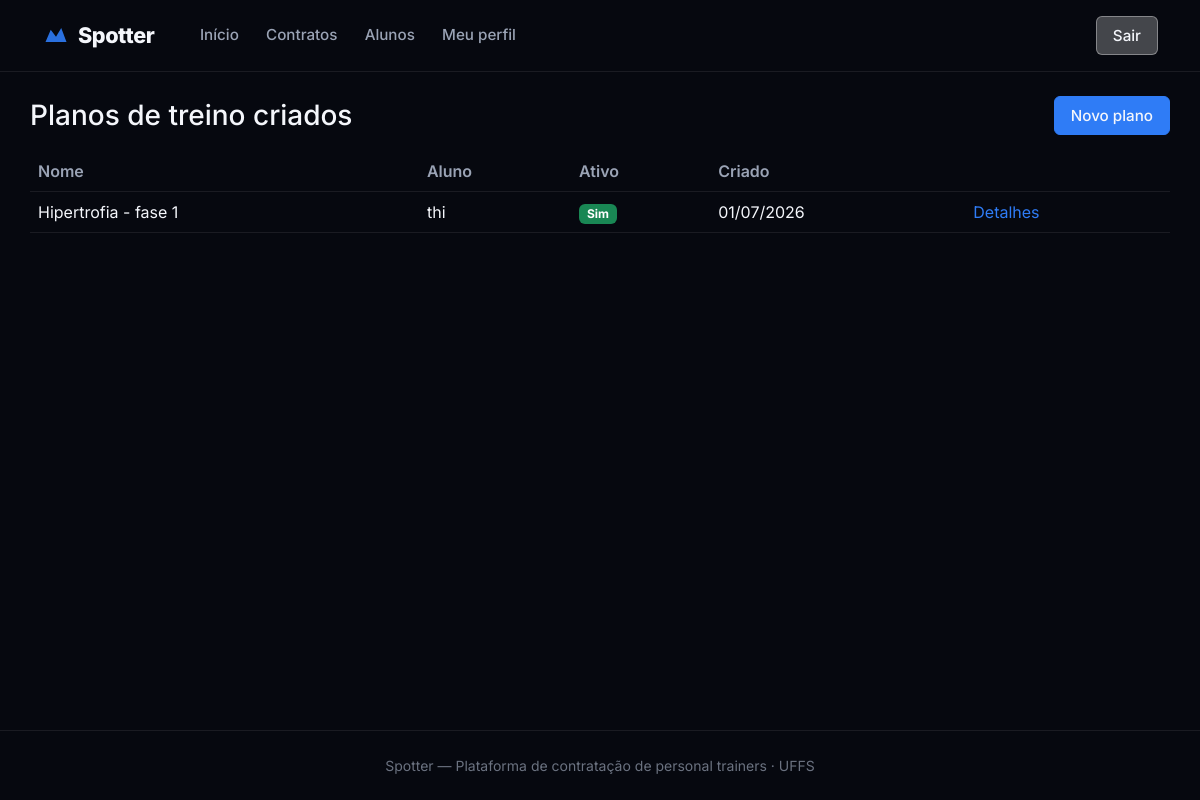
Screenshot of /personal/planos/ (signed in) with the database file from the repository.
### core/models/plano_treino.py (models this page shows, shortened)
class PlanoTreino(models.Model):
    contrato = models.ForeignKey(
        Contrato,
        on_delete=models.CASCADE,
        related_name="planos",
    )
    codigo = models.PositiveIntegerField(editable=False, default=0)
    nome = models.CharField(max_length=150)
    descricao = models.TextField(blank=True)
    ativo = models.BooleanField(default=True)
    criado_em = models.DateTimeField(auto_now_add=True)
    atualizado_em = models.DateTimeField(auto_now=True)
    objects = PlanoTreinoManager()
    class Meta:
        verbose_name = "Plano de Treino"
        verbose_name_plural = "Planos de Treino"
        ordering = ["-criado_em"]
        unique_together = ("contrato", "codigo")
        app_label = "core"

### core/models/contrato.py (models this page shows, shortened)
class Contrato(models.Model):
    STATUS_PENDENTE = "pendente"
    STATUS_ATIVO = "ativo"
    STATUS_ENCERRADO = "encerrado"
    STATUS_RECUSADO = "recusado"
    STATUS_CHOICES = [
        (STATUS_PENDENTE, "Pendente"),
        (STATUS_ATIVO, "Ativo"),
        (STATUS_ENCERRADO, "Encerrado"),
        (STATUS_RECUSADO, "Recusado"),
    ]
    personal = models.ForeignKey(
        PerfilPersonal,
        on_delete=models.PROTECT,
        related_name="contratos",
    )
    aluno = models.ForeignKey(
        PerfilAluno,
        on_delete=models.PROTECT,
        related_name="contratos",
    )
    codigo = models.PositiveIntegerField(editable=False, default=0)
    status = models.CharField(
        max_length=12,
        choices=STATUS_CHOICES,
        default=STATUS_PENDENTE,
    )
    criado_em = models.DateTimeField(auto_now_add=True)
    aceito_em = models.DateTimeField(null=True, blank=True)
    encerrado_em = models.DateTimeField(null=True, blank=True)
    objects = ContratoManager()
    class Meta:
        verbose_name = "Contrato"
        verbose_name_plural = "Contratos"
        unique_together = ("personal", "aluno", "codigo")
        app_label = "core"

### core/models/perfil_aluno.py (models this page shows, shortened)
class PerfilAluno(models.Model):
    NIVEL_CHOICES = [
        ("iniciante", "Iniciante"),
        ("intermediario", "Intermediário"),
        ("avancado", "Avançado"),
    ]
    usuario = models.OneToOneField(
        Usuario,
        on_delete=models.CASCADE,
        related_name="perfil_aluno",
        limit_choices_to={"tipo": Usuario.ALUNO},
    )
    objetivos = models.TextField(blank=True)
    nivel_condicionamento = models.CharField(
        max_length=15,
        choices=NIVEL_CHOICES,
        default="iniciante",
    )
    historico_lesoes = models.TextField(blank=True)
    restricoes_fisicas = models.TextField(blank=True)
    disponibilidade = models.TextField(
        blank=True,
        help_text="Ex: manhãs, seg/qua/sex",
    )
    class Meta:
        verbose_name = "Perfil Aluno"
        verbose_name_plural = "Perfis Aluno"

### core/models/usuario.py (models this page shows, shortened)
class Usuario(AbstractBaseUser, PermissionsMixin):
    ALUNO = "aluno"
    PERSONAL = "personal"
    ADMIN = "admin"
    TIPO_CHOICES = [
        (ALUNO, "Aluno"),
        (PERSONAL, "Personal Trainer"),
        (ADMIN, "Administrador"),
    ]
    nome = models.CharField(max_length=150)
    email = models.EmailField(unique=True)
    tipo = models.CharField(max_length=10, choices=TIPO_CHOICES, default=ALUNO)
    cidade = models.CharField(max_length=100, blank=True)
    estado = models.CharField(max_length=2, blank=True)
    cep = models.CharField(max_length=9, blank=True)
    is_active = models.BooleanField(default=True)
    is_staff = models.BooleanField(default=False)
    criado_em = models.DateTimeField(auto_now_add=True)
    groups = models.ManyToManyField(
        "auth.Group",
        blank=True,
        related_name="usuario_set",
    )
    user_permissions = models.ManyToManyField(
        "auth.Permission",
        blank=True,
        related_name="usuario_set",
    )
    objects = UsuarioManager()
    USERNAME_FIELD = "email"
    REQUIRED_FIELDS = ["nome"]
    class Meta:
        verbose_name = "Usuário"
        verbose_name_plural = "Usuários"
    @property
    def eh_personal(self):
        return self.tipo == self.PERSONAL

### core/views/personal/__init__.py (the view)
# urls.py: path("personal/planos/", views.PersonalPlanoListView.as_view(), name="personal_planos"),
class PersonalPlanoListView(PersonalRequiredMixin, ListView):
    template_name = "core/personal/planos.html"
    context_object_name = "planos"
    def get_queryset(self):
        return PlanoTreino.objects.filter(
            contrato__personal=self.request.user.perfil_personal
        ).select_related("contrato__aluno__usuario")

### core/mixins.py (called while the page is built)
    def test_func(self):
        if self.tipo_requerido is None:
            return True
        return getattr(self.request.user, "tipo", None) == self.tipo_requerido

### core/models/plano_treino.py (called while the page is built)
    def get_queryset(self):
        return PlanoTreinoQuerySet(self.model, using=self._db)

### core/templates/core/personal/planos.html (shortened to what this page needs)
{% extends "core/base.html" %}
{% block content %}
<div class="container py-4">
    <div class="d-flex align-items-center justify-content-between mb-3">
        <h1 class="h3 mb-0">Planos de treino criados</h1>
        <a href="{% url 'core:personal_plano_create' %}" class="btn-outline-color btn-outline-blue">Novo plano</a>
    </div>
    <div class="table-responsive">
        <table class="table">
            <thead>
                <tr>
                    <th>Nome</th>
                    <th>Aluno</th>
                    <th>Ativo</th>
                    <th>Criado</th>
                    <th></th>
                </tr>
            </thead>
            <tbody>
                {% for p in planos %}
                <tr>
                    <td>{{ p.nome }}</td>
                    <td>{{ p.contrato.aluno.usuario.nome }}</td>
                    <td>{% if p.ativo %}<span class="badge bg-success">Sim</span>{% else %}<span class="badge bg-secondary">Não</span>{% endif %}</td>
                    <td>{{ p.criado_em|date:"d/m/Y" }}</td>
                    <td><a href="{% url 'core:plano_detalhe' p.contrato.personal_id p.contrato.aluno_id p.contrato.codigo p.codigo %}">Detalhes</a></td>
                </tr>
                {% empty %}
                <tr><td colspan="5" class="text-muted">Nenhum plano cadastrado.</td></tr>
                {% endfor %}
            </tbody>
        </table>
    </div>
</div>
{% endblock %}

### core/static/core/css/main.css (style rules this page uses)
:root { --bg-body: #06080f; --bg-surface: #0f1219; --bg-elevated: #161b26; --bg-glass: rgba(15, 18, 25, 0.82); --border-subtle: rgba(255, 255, 255, 0.08); --text-primary: #f4f6fb; --text-secondary: #9aa3b5; --text-muted: #6b7280; --accent-blue: #2f7cf6; --accent-blue-hover: #1a6ae8; --accent-blue-light: #5b9cff; --accent-red: #e63946; --bg-white-25: rgba(255, 255, 255, 0.25); --bg-white-35: rgba(255, 255, 255, 0.35); --border-white-35: rgba(255, 255, 255, 0.35); --radius-lg: 1.25rem; --radius-xl: 1.75rem; --nav-height: 72px; --shadow-dock: 0 24px 60px rgba(0, 0, 0, 0.55); }
*, *::before, *::after { box-sizing: border-box; }
body.theme-dark { font-family: 'Inter', system-ui, -apple-system, sans-serif; background: var(--bg-body); color: var(--text-primary); min-height: 100vh; }
a { color: var(--accent-blue); text-decoration: none; }
.theme-dark table, .theme-dark table th, .theme-dark table td, .theme-dark table thead th, .theme-dark table tbody td, .theme-dark table tbody tr, .theme-dark table thead, .theme-dark .table { color: var(--text-primary) !important; background-color: transparent !important; border-color: var(--border-subtle) !important; }
.theme-dark table { background-color: var(--bg-surface) !important; }
.theme-dark table th, .theme-dark table td { color: var(--text-primary) !important; }
.theme-dark table thead th { color: var(--text-secondary) !important; font-weight: 600; border-bottom-color: var(--border-subtle) !important; }
.theme-dark table tbody tr { border-color: var(--border-subtle) !important; }
.theme-dark .table { --bs-table-bg: transparent; --bs-table-border-color: var(--border-subtle); }
.theme-dark main > .container { padding: 2.5rem 0 4rem; }

### core/static/core/css/buttons.css (style rules this page uses)
.btn-outline-color { display: inline-block; text-align: center; text-decoration: none; background: transparent; border-radius: 6px; border-width: 1px; border-style: solid; cursor: pointer; transition: background 0.18s, color 0.18s; line-height: 1.4; font-size: 0.95rem; padding: 0.5rem 1rem; font-weight: 500; }
.btn-outline-blue { border-color: var(--accent-blue); color: var(--color-white); background: var(--accent-blue); }

### rows the page displays
PlanoTreino: nome "Hipertrofia - fase 1", contrato.aluno.usuario.nome "thi", ativo "Sim", criado_em "01/07/2026"
